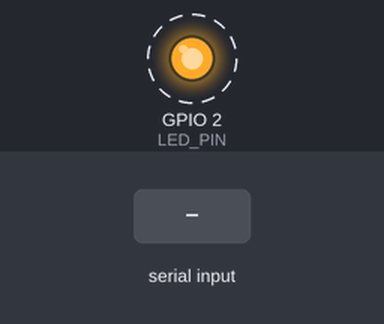
A sketch run on a simulated ESP32. Shown: output pins drawn as LEDs (lit = HIGH). Dashed ring = blinking. The inputs (shaded band) are chosen by the test bench. What the sketch prints to the serial monitor is not drawn.

Above: at 1.25 s.
1.3 s: "1" received over the second serial link
Timing chart, 0 to 10.3 s (numbered marks = the images above; inputs shaded):
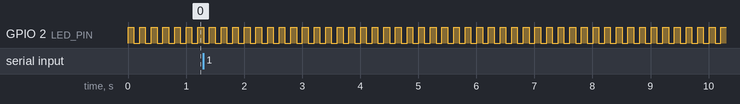

Measured:
- by itself, GPIO 2 (LED_PIN): alternates HIGH for 0.10 s and LOW for 0.10 s

The sketch:

GPS_tester_send.ino
```cpp
#include <TinyGPS++.h>
#define GPS_BAUD_RATE 115200


TinyGPSPlus gps;

int LED_PIN = 2;

void setup() {
  // put your setup code here, to run once:
  pinMode(LED_PIN, OUTPUT);
  Serial.begin(115200);
  Serial2.begin(GPS_BAUD_RATE, SERIAL_8N1, 16, 17);
}

void loop() {

  while (Serial2.available() > 0)
    Serial.write(Serial2.read());
    gps.encode(Serial2.read());
    digitalWrite(LED_PIN, 1);
    delay(100);
    digitalWrite(LED_PIN, 0);
    delay(100);
  if (gps.location.isUpdated()) {
    Serial.print("LAT=");  Serial.println(gps.location.lat(), 6);
    Serial.print("LONG="); Serial.println(gps.location.lng(), 6);
    Serial.print("ALT=");  Serial.println(gps.altitude.meters());
}
}
```
